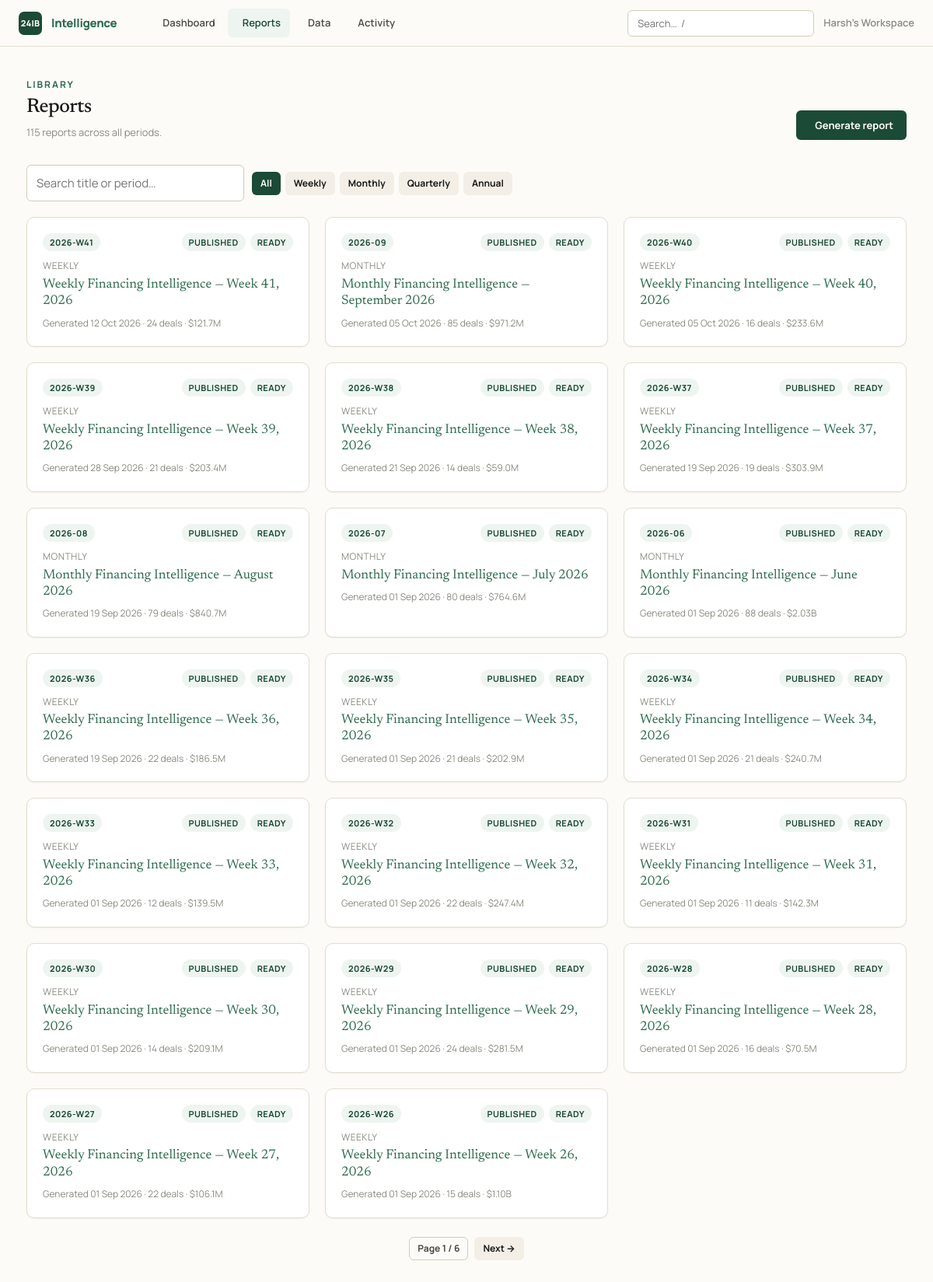
Page /reports/ on the earlier database version.
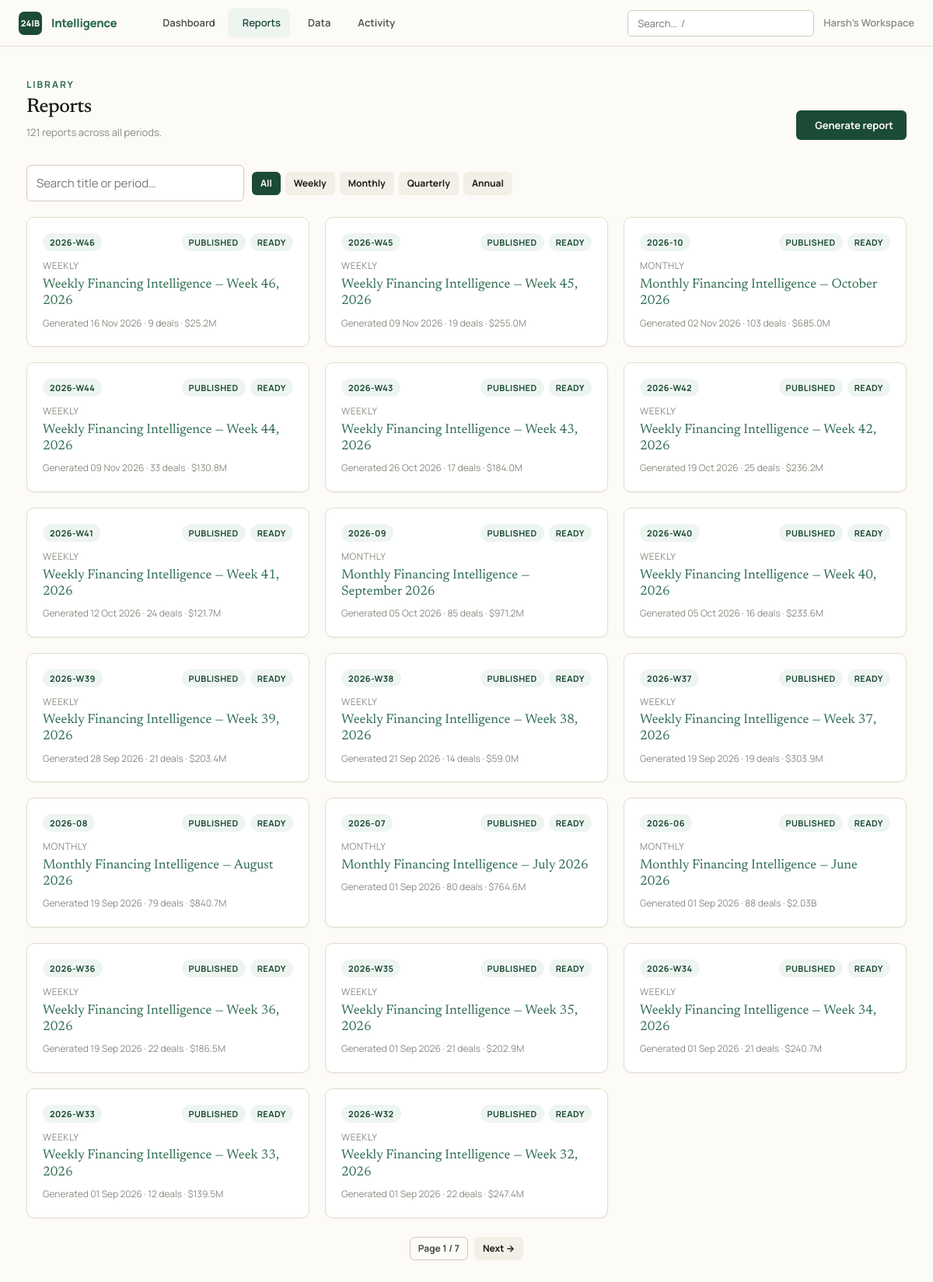
Same page on the later database version.
### intelligence/models.py (models this page shows)
class Report(db.Model):
    __tablename__ = "reports"
    id: Mapped[int] = mapped_column(primary_key=True)
    organization_id: Mapped[int] = mapped_column(ForeignKey("organizations.id"), nullable=False)
    period_type: Mapped[PeriodType] = mapped_column(Enum(PeriodType), nullable=False)
    period_key: Mapped[str] = mapped_column(String(40), nullable=False)  # e.g. 2026-W14, 2026-05, 2026-Q1, 2026
    title: Mapped[str] = mapped_column(String(240), default="")
    edition_no: Mapped[int | None] = mapped_column(Integer, nullable=True)
    status: Mapped[ReportStatus] = mapped_column(Enum(ReportStatus), default=ReportStatus.PENDING)
    payload_json: Mapped[str] = mapped_column(Text, default="{}")  # see `payload` property — the full computed report
    error: Mapped[str | None] = mapped_column(Text, nullable=True)  # set only when status == FAILED
    share_token: Mapped[str] = mapped_column(String(48), default=_token, unique=True, index=True)
    is_published: Mapped[bool] = mapped_column(Boolean, default=False)
    notes: Mapped[str] = mapped_column(Text, default="")  # free-form personal notes, not shown on the public page
    created_at: Mapped[datetime] = mapped_column(DateTime, default=_utcnow)
    generated_at: Mapped[datetime | None] = mapped_column(DateTime, nullable=True)  # set when status becomes READY
    organization: Mapped["Organization"] = relationship(back_populates="reports")
    @property
    def payload(self) -> dict:
        return json.loads(self.payload_json or "{}")
    @payload.setter
    def payload(self, data: dict) -> None:
        """Serialise ``data`` to JSON for storage.

        ``default=str`` lets ``date``/``datetime`` values inside the payload
        (produced by ``aggregate.build_payload``) serialise without callers
        having to hand-roll a JSON encoder for every report field.
        """
        self.payload_json = json.dumps(data, default=str)

### intelligence/reports/routes.py (the view)
@bp.route("/")
def index():
    org = require_org()
    q = (request.args.get("q") or "").strip()
    type_filter = request.args.get("type") or ""
    page = _clamp_int(request.args.get("page"), default=1, lo=1, hi=1_000_000)
    filters = [Report.organization_id == org.id]
    if type_filter in {pt.value for pt in PeriodType}:
        filters.append(Report.period_type == PeriodType(type_filter))
    if q:
        like = f"%{q}%"
        filters.append(or_(Report.title.ilike(like), Report.period_key.ilike(like)))
    total = db.session.scalar(select(func.count(Report.id)).where(*filters)) or 0
    pages = max(1, (total + _PER_PAGE - 1) // _PER_PAGE)
    page = min(page, pages)
    reports = db.session.scalars(
        select(Report).where(*filters).order_by(Report.created_at.desc())
        .limit(_PER_PAGE).offset((page - 1) * _PER_PAGE)
    ).all()
    all_total = db.session.scalar(
        select(func.count(Report.id)).where(Report.organization_id == org.id)
    ) or 0
    return render_template(
        "reports/index.html", reports=reports, total=total, all_total=all_total,
        page=page, pages=pages, q=q, type_filter=type_filter, active="reports",
    )

### intelligence/__init__.py (called while the page is built)
def _register_security_headers(app: Flask) -> None:
    @app.after_request
    def _set_headers(resp):  # noqa: WPS430
        resp.headers.setdefault("X-Content-Type-Options", "nosniff")
        resp.headers.setdefault("X-Frame-Options", "SAMEORIGIN")
        resp.headers.setdefault("Referrer-Policy", "strict-origin-when-cross-origin")
        resp.headers.setdefault("Content-Security-Policy", _CSP)
        if app.config.get("SESSION_COOKIE_SECURE"):
            resp.headers.setdefault(
                "Strict-Transport-Security", "max-age=31536000; includeSubDomains"
            )
        return resp

### intelligence/clock.py (called while the page is built)
def utcnow() -> datetime:
    return datetime.now(timezone.utc).replace(tzinfo=None)

### intelligence/reports/routes.py (called while the page is built)
def _clamp_int(raw, default: int, lo: int, hi: int) -> int:
    try:
        return max(lo, min(int(raw), hi))
    except (TypeError, ValueError):
        return default

### intelligence/tenancy.py (called while the page is built, shortened)
def ensure_workspace() -> Organization:
    org = db.session.query(Organization).first()
    if org is not None:
        return org

def require_org() -> Organization:
    if "workspace" not in g:
        g.workspace = ensure_workspace()
    return g.workspace

### intelligence/templates/reports/index.html (shortened to what this page needs)
{% extends "base.html" %}
{% block content %}
<div class="page-head">
  <div><div class="eyebrow">Library</div><h1 class="page-title">Reports</h1>
  <p class="page-sub">{{ all_total }} report{{ '' if all_total==1 else 's' }} across all periods.</p></div>
  <a class="btn btn-primary" href="{{ url_for('reports.new') }}"> Generate report</a>
</div>
{% if all_total == 0 %}
<div class="empty">
  <h3>No reports yet</h3>
  <p>Generate your first weekly, monthly, quarterly or annual intelligence report.</p>
  <a class="btn btn-primary" style="margin-top:16px" href="{{ url_for('reports.new') }}">Generate a report</a>
</div>
{% else %}
<form method="get" style="display:flex;gap:10px;flex-wrap:wrap;align-items:center;margin-bottom:var(--sp-5)">
  <input class="input" type="search" name="q" value="{{ q }}" placeholder="Search title or period…" style="max-width:280px">
  <div style="display:flex;gap:6px;flex-wrap:wrap">
    <a class="btn btn-sm {{ 'btn-primary' if not type_filter }}" href="{{ url_for('reports.index', q=q) }}">All</a>
    {% for pt in PeriodType %}
    <a class="btn btn-sm {{ 'btn-primary' if type_filter==pt.value }}" href="{{ url_for('reports.index', q=q, type=pt.value) }}">{{ pt.value|capitalize }}</a>
    {% endfor %}
  </div>
</form>
{% if reports %}
<div class="grid grid-3">
  {% for r in reports %}
  <a class="card card-hover" href="{{ url_for('reports.view', report_id=r.id) }}">
    <div style="display:flex;justify-content:space-between;align-items:start;margin-bottom:10px">
      <span class="badge badge-green">{{ r.period_key }}</span>
      <div style="display:flex;gap:6px">
        {% if r.period_type.value in ('weekly','monthly') %}
        <span class="badge badge-{{ 'green' if r.is_published else 'gray' }}">{{ 'published' if r.is_published else 'draft' }}</span>
        {% endif %}
        <span class="badge badge-{{ 'green' if r.status.value=='ready' else 'amber' }}">{{ r.status.value }}</span>
      </div>
    </div>
    <div class="muted" style="font-size:var(--text-xs);text-transform:uppercase;letter-spacing:0.04em;margin-bottom:4px">{{ r.period_type.value }}</div>
    <div style="font-family:var(--font-serif);font-size:var(--text-md);line-height:1.25">{{ r.title }}</div>
    <div class="muted" style="font-size:var(--text-xs);margin-top:8px">
      {% if r.generated_at %}Generated {{ r.generated_at.strftime('%d %b %Y') }}{% else %}Not generated{% endif %}
      {% if r.payload.stats %} · {{ r.payload.stats.total_deals }} deals · {{ r.payload.stats.total_capital_label }}{% endif %}
    </div>
  </a>
  {% endfor %}
</div>
{% if pages > 1 %}
<div style="display:flex;gap:8px;justify-content:center;margin-top:var(--sp-6)">
  <span class="btn btn-sm btn-ghost">Page {{ page }} / {{ pages }}</span>
  {% if page < pages %}<a class="btn btn-sm" href="{{ url_for('reports.index', q=q, type=type_filter, page=page+1) }}">Next →</a>{% endif %}
</div>
{% endif %}
{% else %}
<div class="empty">
  <h3>No reports match</h3>
  <p>Try a different search or clear the filter.</p>
</div>
{% endif %}
{% endif %}
{% endblock %}

Differences in the rows shown:
no longer on this page (row unchanged): Report: period_key "2026-W31", is_published "PUBLISHED", status.value "READY", period_type.value "WEEKLY", title "Weekly Financing Intelligence — Week 31, 2026", generated_at "01 Sep 2026", payload.stats.total_deals "11", payload.stats.total_capital_label "$142.3M"
no longer on this page (row unchanged): Report: period_key "2026-W30", is_published "PUBLISHED", status.value "READY", period_type.value "WEEKLY", title "Weekly Financing Intelligence — Week 30, 2026", generated_at "01 Sep 2026", payload.stats.total_deals "14", payload.stats.total_capital_label "$209.1M"
no longer on this page (row unchanged): Report: period_key "2026-W29", is_published "PUBLISHED", status.value "READY", period_type.value "WEEKLY", title "Weekly Financing Intelligence — Week 29, 2026", generated_at "01 Sep 2026", payload.stats.total_deals "24", payload.stats.total_capital_label "$281.5M"
no longer on this page (row unchanged): Report: period_key "2026-W28", is_published "PUBLISHED", status.value "READY", period_type.value "WEEKLY", title "Weekly Financing Intelligence — Week 28, 2026", generated_at "01 Sep 2026", payload.stats.total_deals "16", payload.stats.total_capital_label "$70.5M"
no longer on this page (row unchanged): Report: period_key "2026-W27", is_published "PUBLISHED", status.value "READY", period_type.value "WEEKLY", title "Weekly Financing Intelligence — Week 27, 2026", generated_at "01 Sep 2026", payload.stats.total_deals "22", payload.stats.total_capital_label "$106.1M"
no longer on this page (row unchanged): Report: period_key "2026-W26", is_published "PUBLISHED", status.value "READY", period_type.value "WEEKLY", title "Weekly Financing Intelligence — Week 26, 2026", generated_at "01 Sep 2026", payload.stats.total_deals "15", payload.stats.total_capital_label "$1.10B"
added Report: period_key "2026-W46", is_published "PUBLISHED", status.value "READY", period_type.value "WEEKLY", title "Weekly Financing Intelligence — Week 46, 2026", generated_at "16 Nov 2026", payload.stats.total_deals "9", payload.stats.total_capital_label "$25.2M"
added Report: period_key "2026-W45", is_published "PUBLISHED", status.value "READY", period_type.value "WEEKLY", title "Weekly Financing Intelligence — Week 45, 2026", generated_at "09 Nov 2026", payload.stats.total_deals "19", payload.stats.total_capital_label "$255.0M"
added Report: period_key "2026-10", is_published "PUBLISHED", status.value "READY", period_type.value "MONTHLY", title "Monthly Financing Intelligence — October 2026", generated_at "02 Nov 2026", payload.stats.total_deals "103", payload.stats.total_capital_label "$685.0M"
added Report: period_key "2026-W44", is_published "PUBLISHED", status.value "READY", period_type.value "WEEKLY", title "Weekly Financing Intelligence — Week 44, 2026", generated_at "09 Nov 2026", payload.stats.total_deals "33", payload.stats.total_capital_label "$130.8M"
added Report: period_key "2026-W43", is_published "PUBLISHED", status.value "READY", period_type.value "WEEKLY", title "Weekly Financing Intelligence — Week 43, 2026", generated_at "26 Oct 2026", payload.stats.total_deals "17", payload.stats.total_capital_label "$184.0M"
added Report: period_key "2026-W42", is_published "PUBLISHED", status.value "READY", period_type.value "WEEKLY", title "Weekly Financing Intelligence — Week 42, 2026", generated_at "19 Oct 2026", payload.stats.total_deals "25", payload.stats.total_capital_label "$236.2M"
Other differences:
{{ all_total }}: "115" → "121"
{{ pages }}: "6" → "7"
